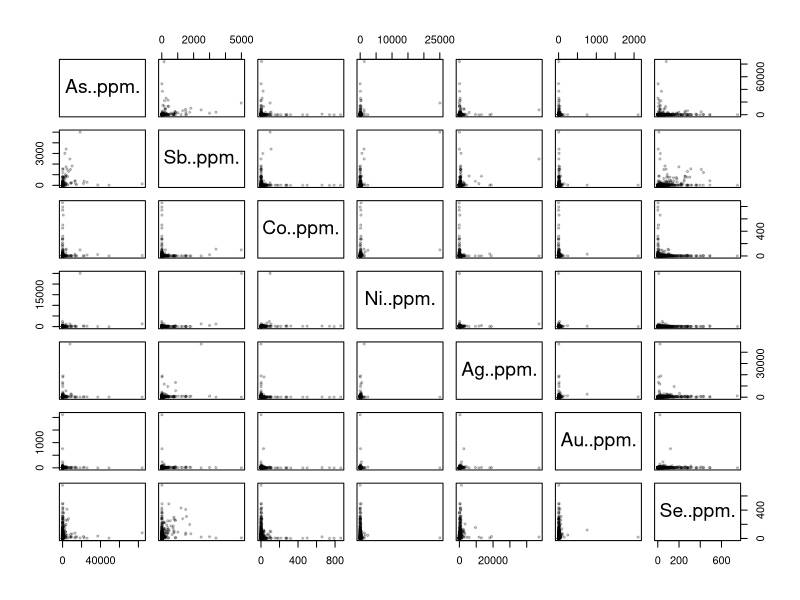
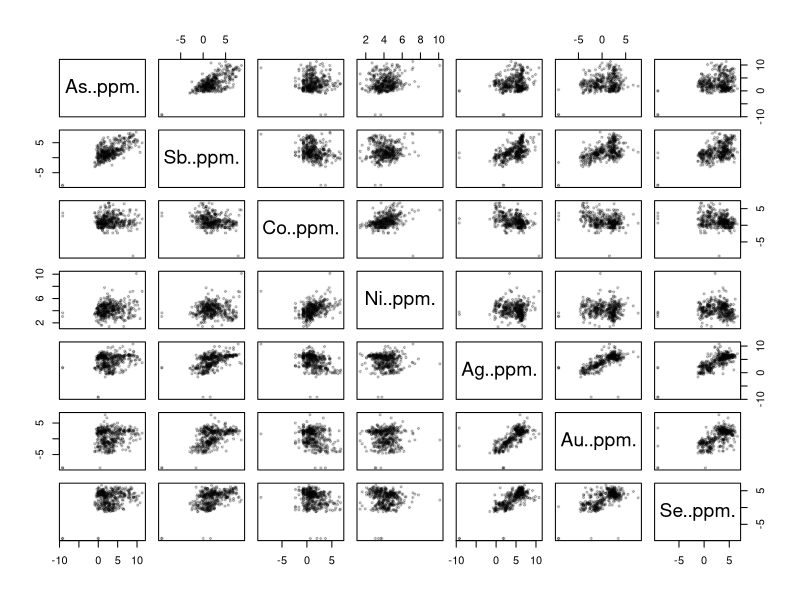
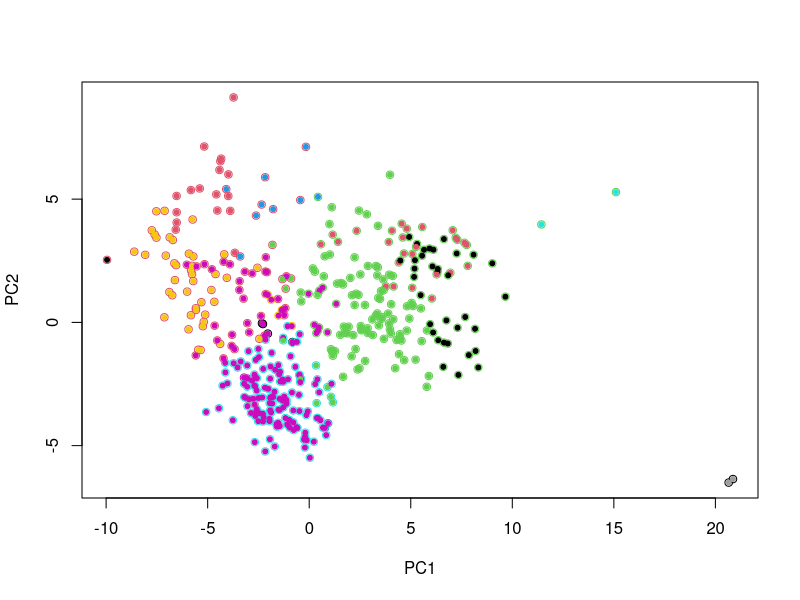
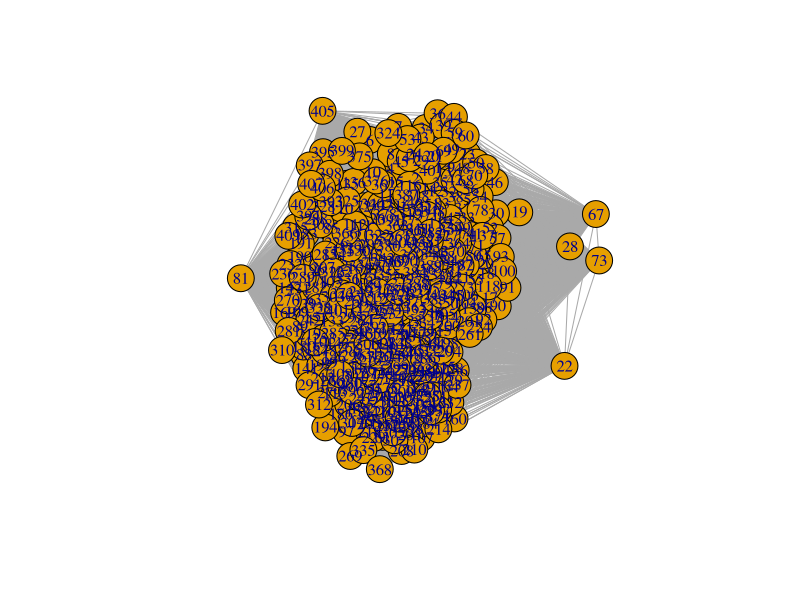
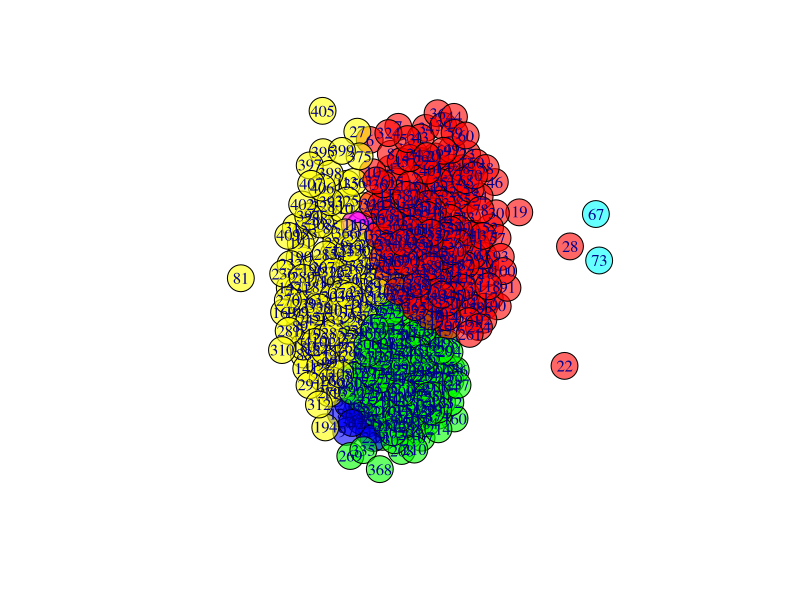
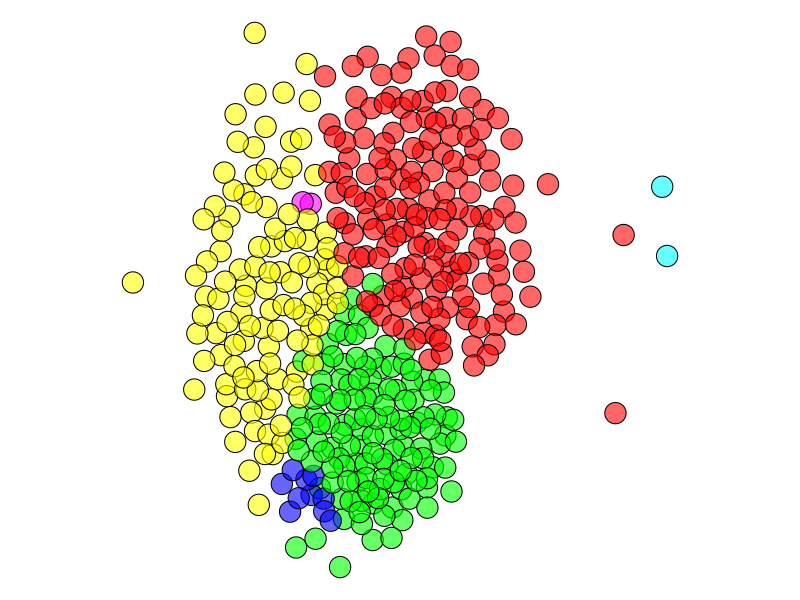
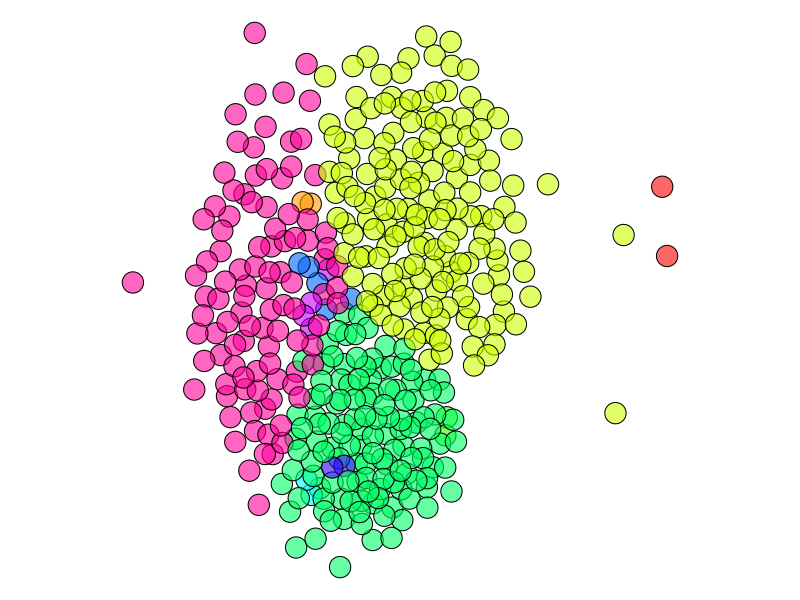

Write the R code that produced these figures, in order.
## ---- chunk 1
knitr::opts_chunk$set(warning=FALSE,message=FALSE,cache=TRUE,collapse=TRUE,fig.show="hold",results="hide")
## ---- chunk 2
datappm=read.csv("Table S1.csv")
ppms=datappm[,15:21]
plot(ppms,pch=20,cex=.7,col=adjustcolor(1,.2))
## ---- chunk 3
knitr::kable(cor(ppms))
## ---- chunk 4
ppms=as.data.frame(apply(ppms,2,log))
plot(ppms,pch=20,cex=.7,col=adjustcolor(1,.2))
## ---- chunk 5
knitr::kable(cor(ppms))
## ---- chunk 6
ppms.pca=prcomp(ppms)
ppms.dist=dist(ppms.pca$x)
ppms.clust=hclust(ppms.dist)
ppms.kclust=cutree(ppms.clust,k=10) #playing comparing community cluster vs simple hierarchical clustering

plot(ppms.pca$x[,1:2],col=datappm$Chemical.cluster+1)
points(ppms.pca$x[,1:2],col=ppms.kclust,pch=20  )
## ---- chunk 7

library(igraph)
ppms.ew=1/(as.matrix(ppms.dist)^2)
ppms.graph=graph.adjacency(ppms.ew, mode = "undirected", weighted = TRUE, diag = FALSE)
layout=layout_nicely(ppms.graph)
plot(ppms.graph,layout=layout)
## ---- chunk 8
communites=cluster_louvain(ppms.graph)
knitr::kable(sizes(communites))
plot(ppms.graph,vertex.color=rainbow(6,alpha=.6)[communites$membership],edge.color="white",layout=layout)

## ---- chunk 9
knitr::kable(table(datappm$Chemical.cluster))
knitr::kable(sizes(communites))

sum(datappm$Chemical.cluster==0 & communites$membership ==4)
sum(datappm$Chemical.cluster==1 & communites$membership ==5)
sum(datappm$Chemical.cluster==2 & communites$membership ==1)
sum(datappm$Chemical.cluster==4 & communites$membership ==3)
sum(datappm$Chemical.cluster==5 & communites$membership ==6)
sum(datappm$Chemical.cluster==9 & communites$membership ==2)


# jelena 4 is  R louvain 3
# jelena 2 is  R louvain 1
# jelena 9 is  R louvain 2
## ---- chunk 10
par(mar=c(0,0,0,0))
plot(ppms.graph,vertex.color=rainbow(6,alpha=.6)[communites$membership],edge.color=NA,layout=layout,vertex.label=NA,vertex.size=8)
plot(ppms.graph,vertex.color=rainbow(10,alpha=.6)[datappm$Chemical.cluster+1],edge.color=NA,layout=layout,vertex.label=NA,vertex.size=8)
## ---- chunk 11

level2=lapply(communites, function(g)cluster_louvain(induced.subgraph(ppms.graph,g)))



